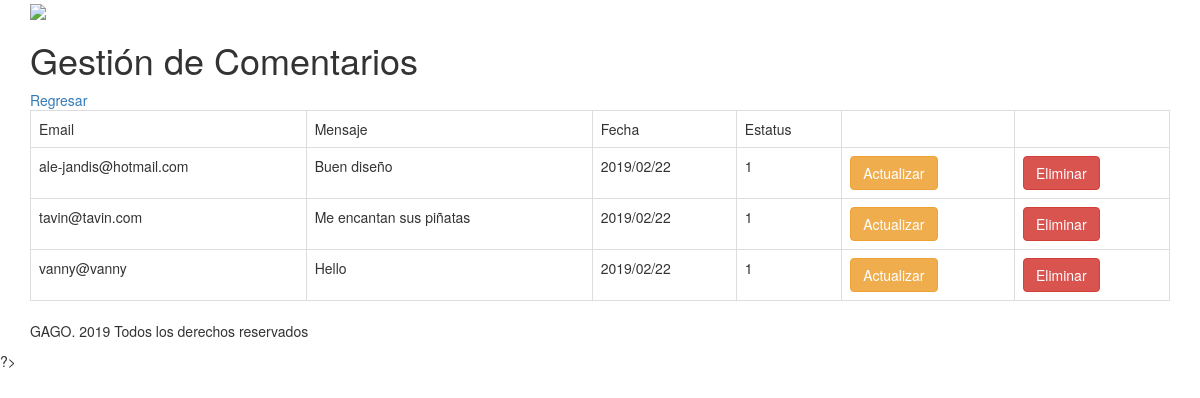
Screenshot of /comentarios/index.php (signed in) with the database file from the repository.
### tables this page shows
CREATE TABLE `comentarios` (
  `idComentario` int(11) NOT NULL,
  `email` varchar(100) NOT NULL,
  `mensaje` varchar(200) NOT NULL,
  `fecha` varchar(20) NOT NULL,
  `estatus` int(11) NOT NULL DEFAULT '0'
);

### class/Comentario.php (called while the page is built, shortened)
<?php
class Comentario{
	public static function recuperarTodos(){
		$conection = new Conection();
		$query = $conection->prepare('SELECT * FROM '.self::TABLA);
		$query->execute();
		$rows = $query->fetchAll();
		return $rows;
	}
}
?>

### comentarios/index.php (the view, shortened to what this page needs)
<?php
if ($_SESSION) {
	if ($_SESSION['privilegios'] == 1) {
require_once('../class/Comentario.php');
$comentario = Comentario::recuperarTodos();
include('../template/header.php');
?>
	<h1> Gestión de Comentarios</h1>
	<a href="../index.php">Regresar</a>
	<br>
	<?php
	if (count($comentario) > 0):
	?>
	<div style="overflow-x:auto;">
		<table class="table table-bordered">
			<tr>
				<td>Email</td>
				<td>Mensaje</td>
				<td>Fecha</td>
				<td>Estatus</td>
				<td> </td>
				<td> </td>
			</tr>
			<?php
			foreach ($comentario as $item):
			?>
			<tr>
				<td> <?php echo $item['email']; ?> </td>
				<td> <?php echo $item['mensaje']; ?> </td>
				<td> <?php echo $item['fecha']; ?> </td>
				<td> <?php echo $item['estatus']; ?> </td>
				<td> <a href="guardar_comentario.php?idComentario=<?php echo $item['idComentario'] ?>"><button class="btn btn-warning">Actualizar</button></a> </td>
				<td> <form action="eliminar.php" method="POST">
                    <button class="btn btn-danger" data-toggle="confirmation" data-placement="left">Eliminar</button>
                  </form></td>
			</tr>
			<?php endforeach;  ?>
		</table>
	</div>
	<?php else: ?>
		<p> No hay Comentarios registrados </p>
	<?php endif; ?>
<?php
include_once('../template/footer.php');
	}
}
?>

### rows the page displays
comentarios: email "ale-jandis@hotmail.com", mensaje "Buen diseño", fecha "2019/02/22", estatus "1"
comentarios: email "tavin@tavin.com", mensaje "Me encantan sus piñatas", fecha "2019/02/22", estatus "1"
comentarios: email "vanny@vanny", mensaje "Hello", fecha "2019/02/22", estatus "1"
